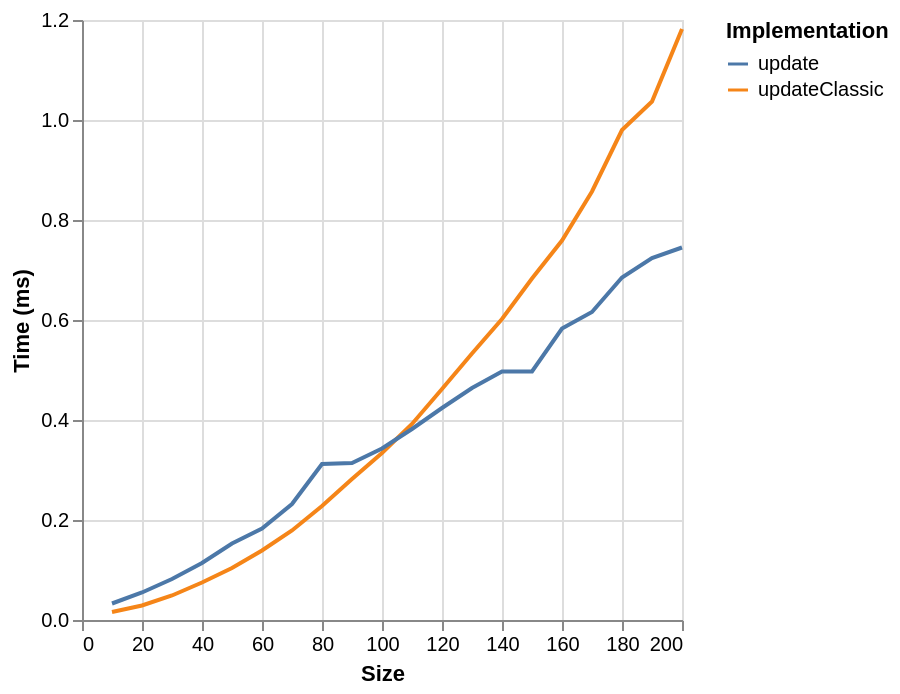

Vega-Lite specification stored for this chart:
### Vega-Lite specification from a JSON file in a GitHub repository (floating-point values rounded to 4 significant figures)
{"$schema": "https://vega.github.io/schema/vega-lite/v6.json", "data": {"values": [{"ms": 0.016, "series": "updateClassic", "size": 10}, {"ms": 0.029, "series": "updateClassic", "size": 20}, {"ms": 0.049, "series": "updateClassic", "size": 30}, {"ms": 0.075, "series": "updateClassic", "size": 40}, {"ms": 0.104, "series": "updateClassic", "size": 50}, {"ms": 0.139, "series": "updateClassic", "size": 60}, {"ms": 0.179, "series": "updateClassic", "size": 70}, {"ms": 0.228, "series": "updateClassic", "size": 80}, {"ms": 0.282, "series": "updateClassic", "size": 90}, {"ms": 0.334, "series": "updateClassic", "size": 100}, {"ms": 0.392, "series": "updateClassic", "size": 110}, {"ms": 0.462, "series": "updateClassic", "size": 120}, {"ms": 0.533, "series": "updateClassic", "size": 130}, {"ms": 0.602, "series": "updateClassic", "size": 140}, {"ms": 0.683, "series": "updateClassic", "size": 150}, {"ms": 0.759, "series": "updateClassic", "size": 160}, {"ms": 0.857, "series": "updateClassic", "size": 170}, {"ms": 0.98, "series": "updateClassic", "size": 180}, {"ms": 1.037, "series": "updateClassic", "size": 190}, {"ms": 1.182, "series": "updateClassic", "size": 200}, {"ms": 0.033, "series": "update", "size": 10}, {"ms": 0.055, "series": "update", "size": 20}, {"ms": 0.082, "series": "update", "size": 30}, {"ms": 0.114, "series": "update", "size": 40}, {"ms": 0.153, "series": "update", "size": 50}, {"ms": 0.183, "series": "update", "size": 60}, {"ms": 0.232, "series": "update", "size": 70}, {"ms": 0.312, "series": "update", "size": 80}, {"ms": 0.314, "series": "update", "size": 90}, {"ms": 0.343, "series": "update", "size": 100}, {"ms": 0.382, "series": "update", "size": 110}, {"ms": 0.424, "series": "update", "size": 120}, {"ms": 0.464, "series": "update", "size": 130}, {"ms": 0.497, "series": "update", "size": 140}, {"ms": 0.497, "series": "update", "size": 150}, {"ms": 0.583, "series": "update", "size": 160}, {"ms": 0.616, "series": "update", "size": 170}, {"ms": 0.685, "series": "update", "size": 180}, {"ms": 0.724, "series": "update", "size": 190}, {"ms": 0.745, "series": "update", "size": 200}]}, "encoding": {"color": {"field": "series", "legend": {"orient": "right", "symbolLimit": 30, "title": "Implementation"}, "type": "nominal"}, "x": {"field": "size", "title": "Size", "type": "quantitative"}, "y": {"field": "ms", "title": "Time (ms)", "type": "quantitative"}}, "mark": {"point": false, "type": "line"}}
